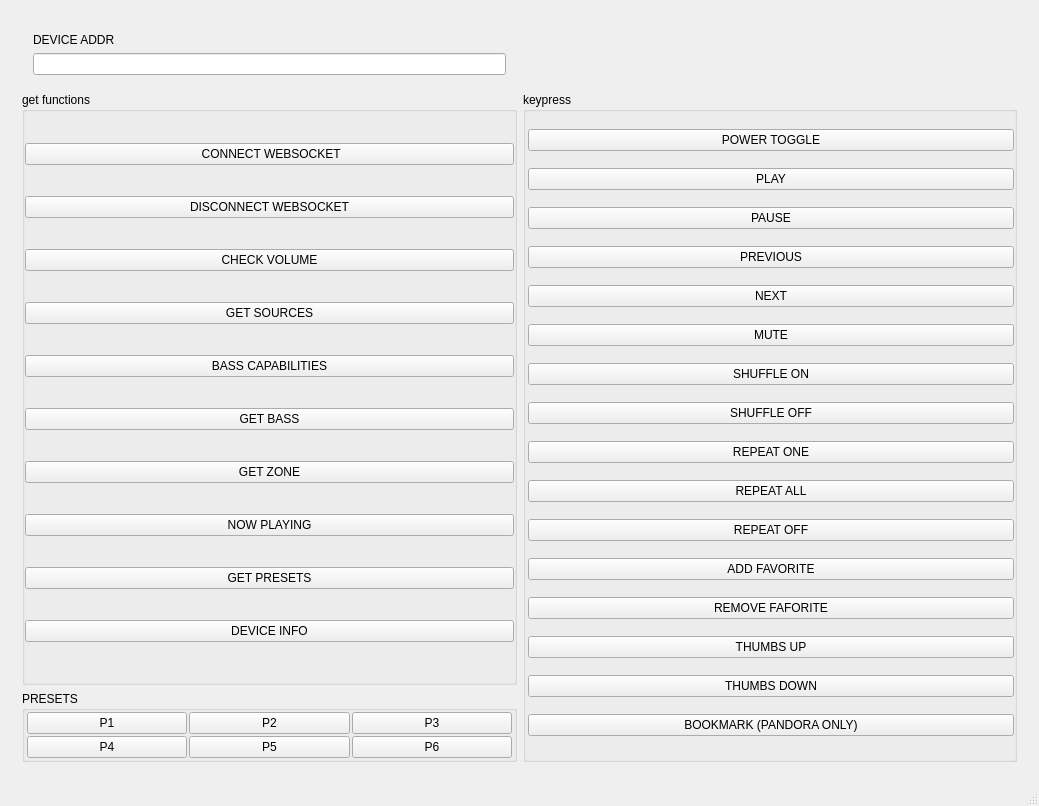
<?xml version="1.0" encoding="UTF-8"?>
<ui version="4.0">
 <class>LibraryTestWindow</class>
 <widget class="QMainWindow" name="LibraryTestWindow">
  <property name="geometry">
   <rect>
    <x>0</x>
    <y>0</y>
    <width>1039</width>
    <height>806</height>
   </rect>
  </property>
  <property name="windowTitle">
   <string>LibraryTestWindow</string>
  </property>
  <widget class="QWidget" name="centralWidget">
   <property name="sizePolicy">
    <sizepolicy hsizetype="Expanding" vsizetype="Expanding">
     <horstretch>0</horstretch>
     <verstretch>0</verstretch>
    </sizepolicy>
   </property>
   <layout class="QVBoxLayout" name="verticalLayout_4">
    <item>
     <widget class="QWidget" name="linearWidget_01" native="true">
      <property name="sizePolicy">
       <sizepolicy hsizetype="Expanding" vsizetype="Minimum">
        <horstretch>0</horstretch>
        <verstretch>0</verstretch>
       </sizepolicy>
      </property>
      <layout class="QGridLayout" name="gridLayout">
       <item row="0" column="0">
        <widget class="QWidget" name="deviceAddrWidget" native="true">
         <layout class="QVBoxLayout" name="verticalLayout_5">
          <item>
           <widget class="QLabel" name="label">
            <property name="text">
             <string>DEVICE ADDR</string>
            </property>
           </widget>
          </item>
          <item>
           <widget class="QLineEdit" name="hostnameLineEdit"/>
          </item>
         </layout>
        </widget>
       </item>
       <item row="1" column="0">
        <widget class="QGroupBox" name="getterGroupBox">
         <property name="sizePolicy">
          <sizepolicy hsizetype="Expanding" vsizetype="MinimumExpanding">
           <horstretch>0</horstretch>
           <verstretch>0</verstretch>
          </sizepolicy>
         </property>
         <property name="title">
          <string>get functions</string>
         </property>
         <property name="alignment">
          <set>Qt::AlignLeading|Qt::AlignLeft|Qt::AlignTop</set>
         </property>
         <property name="flat">
          <bool>false</bool>
         </property>
         <layout class="QVBoxLayout" name="verticalLayout">
          <property name="spacing">
           <number>0</number>
          </property>
          <property name="sizeConstraint">
           <enum>QLayout::SetDefaultConstraint</enum>
          </property>
          <property name="leftMargin">
           <number>0</number>
          </property>
          <property name="topMargin">
           <number>0</number>
          </property>
          <property name="rightMargin">
           <number>0</number>
          </property>
          <property name="bottomMargin">
           <number>0</number>
          </property>
          <item>
           <widget class="QPushButton" name="connectWsPushButton">
            <property name="text">
             <string> CONNECT WEBSOCKET</string>
            </property>
           </widget>
          </item>
          <item>
           <widget class="QPushButton" name="disconnectWsPushButton">
            <property name="text">
             <string>DISCONNECT WEBSOCKET</string>
            </property>
           </widget>
          </item>
          <item>
           <widget class="QPushButton" name="volumePushButton">
            <property name="text">
             <string>CHECK VOLUME</string>
            </property>
           </widget>
          </item>
          <item>
           <widget class="QPushButton" name="sourcesPushButton">
            <property name="text">
             <string>GET SOURCES</string>
            </property>
           </widget>
          </item>
          <item>
           <widget class="QPushButton" name="bassCapabilitiesPushButton">
            <property name="text">
             <string>BASS CAPABILITIES</string>
            </property>
           </widget>
          </item>
          <item>
           <widget class="QPushButton" name="bassPushButton">
            <property name="text">
             <string>GET BASS</string>
            </property>
           </widget>
          </item>
          <item>
           <widget class="QPushButton" name="getZonePushButton">
            <property name="text">
             <string>GET ZONE</string>
            </property>
           </widget>
          </item>
          <item>
           <widget class="QPushButton" name="nowPlayingPushButton">
            <property name="text">
             <string>NOW PLAYING</string>
            </property>
           </widget>
          </item>
          <item>
           <widget class="QPushButton" name="presetsPushButton">
            <property name="text">
             <string>GET PRESETS</string>
            </property>
           </widget>
          </item>
          <item>
           <widget class="QPushButton" name="devInfoPushButton">
            <property name="text">
             <string>DEVICE INFO</string>
            </property>
           </widget>
          </item>
         </layout>
        </widget>
       </item>
       <item row="1" column="1" rowspan="2">
        <widget class="QGroupBox" name="keypressGroupBox">
         <property name="sizePolicy">
          <sizepolicy hsizetype="Expanding" vsizetype="MinimumExpanding">
           <horstretch>0</horstretch>
           <verstretch>0</verstretch>
          </sizepolicy>
         </property>
         <property name="title">
          <string>keypress</string>
         </property>
         <property name="alignment">
          <set>Qt::AlignLeading|Qt::AlignLeft|Qt::AlignTop</set>
         </property>
         <layout class="QVBoxLayout" name="verticalLayout_2">
          <property name="spacing">
           <number>0</number>
          </property>
          <property name="leftMargin">
           <number>2</number>
          </property>
          <property name="topMargin">
           <number>0</number>
          </property>
          <property name="rightMargin">
           <number>0</number>
          </property>
          <property name="bottomMargin">
           <number>0</number>
          </property>
          <item>
           <widget class="QPushButton" name="powerTogglePushButton">
            <property name="text">
             <string>POWER TOGGLE</string>
            </property>
           </widget>
          </item>
          <item>
           <widget class="QPushButton" name="playPushButton">
            <property name="text">
             <string>PLAY</string>
            </property>
           </widget>
          </item>
          <item>
           <widget class="QPushButton" name="pausePushButton">
            <property name="text">
             <string>PAUSE</string>
            </property>
           </widget>
          </item>
          <item>
           <widget class="QPushButton" name="previousPushButton">
            <property name="text">
             <string>PREVIOUS</string>
            </property>
           </widget>
          </item>
          <item>
           <widget class="QPushButton" name="nextPushButton">
            <property name="text">
             <string>NEXT</string>
            </property>
           </widget>
          </item>
          <item>
           <widget class="QPushButton" name="mutePushButton">
            <property name="text">
             <string>MUTE</string>
            </property>
           </widget>
          </item>
          <item>
           <widget class="QPushButton" name="shuffleOnPushButton">
            <property name="text">
             <string>SHUFFLE ON</string>
            </property>
           </widget>
          </item>
          <item>
           <widget class="QPushButton" name="shuffleOffPushButton">
            <property name="text">
             <string>SHUFFLE OFF</string>
            </property>
           </widget>
          </item>
          <item>
           <widget class="QPushButton" name="repeatOnePushButton">
            <property name="text">
             <string>REPEAT ONE</string>
            </property>
           </widget>
          </item>
          <item>
           <widget class="QPushButton" name="repeateAllPushButton">
            <property name="text">
             <string>REPEAT ALL</string>
            </property>
           </widget>
          </item>
          <item>
           <widget class="QPushButton" name="repeatOffPushButton">
            <property name="text">
             <string>REPEAT OFF</string>
            </property>
           </widget>
          </item>
          <item>
           <widget class="QPushButton" name="addFavoritePushButton">
            <property name="text">
             <string>ADD FAVORITE</string>
            </property>
           </widget>
          </item>
          <item>
           <widget class="QPushButton" name="removeFavoritePushButton">
            <property name="text">
             <string>REMOVE FAFORITE</string>
            </property>
           </widget>
          </item>
          <item>
           <widget class="QPushButton" name="thumbsUpPushButton">
            <property name="text">
             <string>THUMBS UP</string>
            </property>
           </widget>
          </item>
          <item>
           <widget class="QPushButton" name="thumbsDownPushButton">
            <property name="sizePolicy">
             <sizepolicy hsizetype="Minimum" vsizetype="Fixed">
              <horstretch>0</horstretch>
              <verstretch>0</verstretch>
             </sizepolicy>
            </property>
            <property name="text">
             <string>THUMBS DOWN</string>
            </property>
           </widget>
          </item>
          <item>
           <widget class="QPushButton" name="bookmarkPushButton">
            <property name="text">
             <string>BOOKMARK (PANDORA ONLY)</string>
            </property>
           </widget>
          </item>
         </layout>
        </widget>
       </item>
       <item row="2" column="0">
        <widget class="QGroupBox" name="presetGoupBox">
         <property name="sizePolicy">
          <sizepolicy hsizetype="Preferred" vsizetype="Fixed">
           <horstretch>0</horstretch>
           <verstretch>0</verstretch>
          </sizepolicy>
         </property>
         <property name="title">
          <string>PRESETS</string>
         </property>
         <layout class="QVBoxLayout" name="verticalLayout_3">
          <property name="spacing">
           <number>0</number>
          </property>
          <property name="leftMargin">
           <number>0</number>
          </property>
          <property name="topMargin">
           <number>0</number>
          </property>
          <property name="rightMargin">
           <number>0</number>
          </property>
          <property name="bottomMargin">
           <number>0</number>
          </property>
          <item>
           <widget class="QWidget" name="widget" native="true">
            <property name="sizePolicy">
             <sizepolicy hsizetype="Preferred" vsizetype="Preferred">
              <horstretch>0</horstretch>
              <verstretch>0</verstretch>
             </sizepolicy>
            </property>
            <layout class="QHBoxLayout" name="horizontalLayout_2">
             <property name="spacing">
              <number>2</number>
             </property>
             <property name="leftMargin">
              <number>2</number>
             </property>
             <property name="topMargin">
              <number>1</number>
             </property>
             <property name="rightMargin">
              <number>2</number>
             </property>
             <property name="bottomMargin">
              <number>1</number>
             </property>
             <item>
              <widget class="QPushButton" name="preset01PushButton">
               <property name="text">
                <string>P1</string>
               </property>
              </widget>
             </item>
             <item>
              <widget class="QPushButton" name="preset02PushButton">
               <property name="text">
                <string>P2</string>
               </property>
              </widget>
             </item>
             <item>
              <widget class="QPushButton" name="preset03PushButton">
               <property name="text">
                <string>P3</string>
               </property>
              </widget>
             </item>
            </layout>
           </widget>
          </item>
          <item>
           <widget class="QWidget" name="widget_2" native="true">
            <layout class="QHBoxLayout" name="horizontalLayout">
             <property name="spacing">
              <number>2</number>
             </property>
             <property name="leftMargin">
              <number>2</number>
             </property>
             <property name="topMargin">
              <number>1</number>
             </property>
             <property name="rightMargin">
              <number>2</number>
             </property>
             <property name="bottomMargin">
              <number>1</number>
             </property>
             <item>
              <widget class="QPushButton" name="preset04PushButton">
               <property name="text">
                <string>P4</string>
               </property>
              </widget>
             </item>
             <item>
              <widget class="QPushButton" name="preset05PushButton">
               <property name="text">
                <string>P5</string>
               </property>
              </widget>
             </item>
             <item>
              <widget class="QPushButton" name="preset06PushButton">
               <property name="text">
                <string>P6</string>
               </property>
              </widget>
             </item>
            </layout>
           </widget>
          </item>
         </layout>
        </widget>
       </item>
      </layout>
     </widget>
    </item>
   </layout>
  </widget>
  <widget class="QMenuBar" name="menuBar">
   <property name="geometry">
    <rect>
     <x>0</x>
     <y>0</y>
     <width>1039</width>
     <height>22</height>
    </rect>
   </property>
  </widget>
  <widget class="QStatusBar" name="statusBar"/>
 </widget>
 <layoutdefault spacing="6" margin="11"/>
 <resources/>
 <connections/>
</ui>
